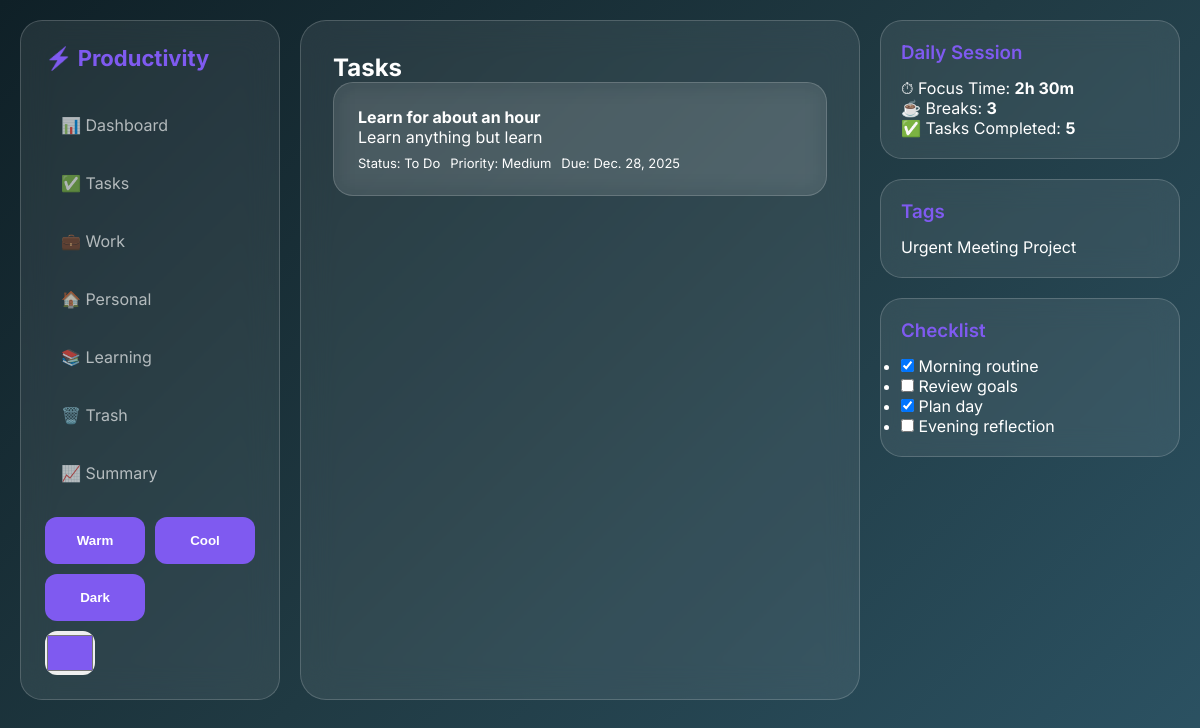
Page /tasks/ (signed in) on the earlier database version.
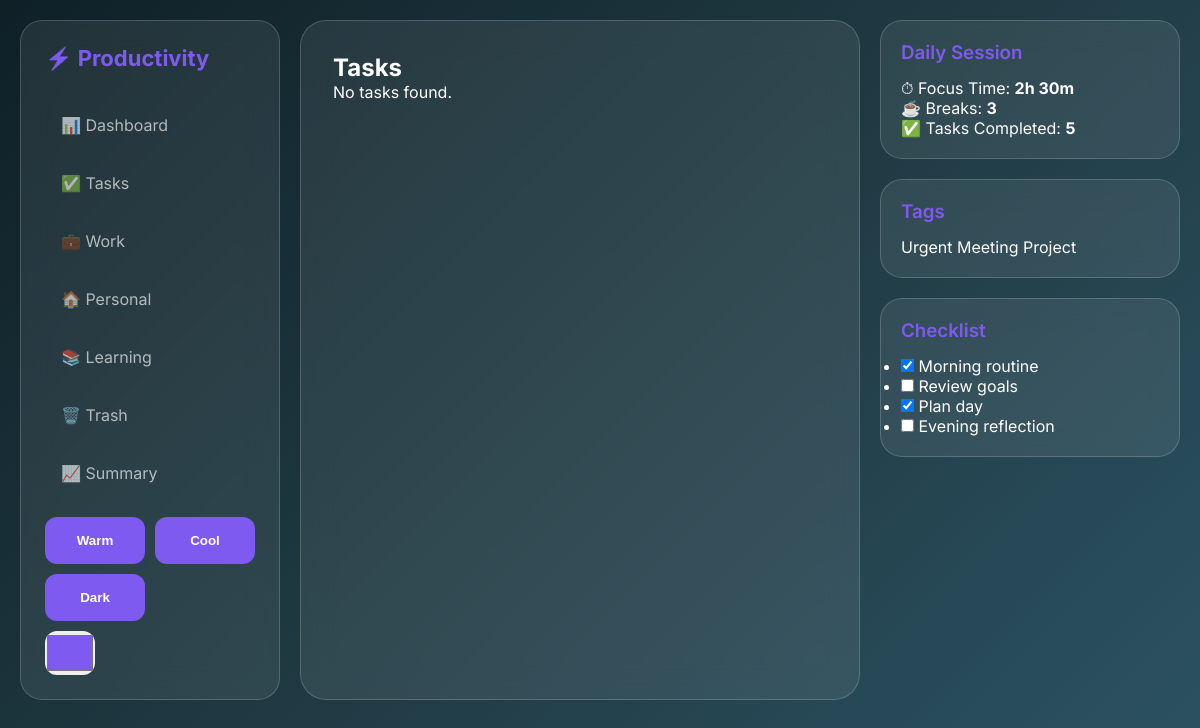
Same page on the later database version.
### tasks/models.py (models this page shows, shortened)
class Task(models.Model):
    CATEGORY_CHOICES = [
        ('Tasks', 'Tasks'),
        ('Work', 'Work'),
        ('Personal', 'Personal'),
        ('Learning', 'Learning'),
        ('Trash', 'Trash'),
    ]
    STATUS_CHOICES = [
        ('To Do', 'To Do'),
        ('In Progress', 'In Progress'),
        ('Completed', 'Completed'),
    ]
    PRIORITY_CHOICES = [
        ('Low', 'Low'),
        ('Medium', 'Medium'),
        ('High', 'High'),
    ]
    user = models.ForeignKey(User, on_delete=models.CASCADE)
    title = models.CharField(max_length=200)
    description = models.TextField(blank=True, null=True)
    completed = models.BooleanField(default=False)
    priority = models.CharField(max_length=10, choices=PRIORITY_CHOICES, default='Medium')
    due_date = models.DateField(blank=True, null=True)
    created_at = models.DateTimeField(auto_now_add=True)
    category = models.CharField(max_length=20, choices=CATEGORY_CHOICES, default='Tasks')
    status = models.CharField(max_length=15, choices=STATUS_CHOICES, default='To Do')
    estimated_minutes = models.PositiveIntegerField(default=25)
    started_at = models.DateTimeField(blank=True, null=True)

### tasks/views.py (the view)
# urls.py: path('tasks/', views.task_list, name='tasks'),
def task_list(request):
    tasks = Task.objects.filter(user=request.user, category='Tasks')
    return render(request, './tasks/tasks.html', {'tasks': tasks, 'title': 'Tasks'})

### tasks/templates/tasks/tasks.html (shortened to what this page needs)
{% extends 'base.html' %}
{% block content %}
<h2>{{ title }}</h2>
<div class="activity-cards">
    {% for task in tasks %}
    <div class="activity-card">
        <h4>{{ task.title }}</h4>
        <p>{{ task.description|default:"No description" }}</p>
        <div class="todo-meta">
            <span>Status: {{ task.status }}</span>
            <span>Priority: {{ task.priority }}</span>
            {% if task.due_date %}<span>Due: {{ task.due_date }}</span>{% endif %}
        </div>
    </div>
    {% empty %}
    <p>No tasks found.</p>
    {% endfor %}
</div>
{% endblock %}

Differences in the rows shown:
removed Task: category "Tasks", title "Learn for about an hour", description "Learn anything but learn", status "To Do", priority "Medium", due_date "Dec. 28, 2025"
Other differences:
{{ title }}: (not shown) → "Tasks"
text now shown: "No tasks found."
